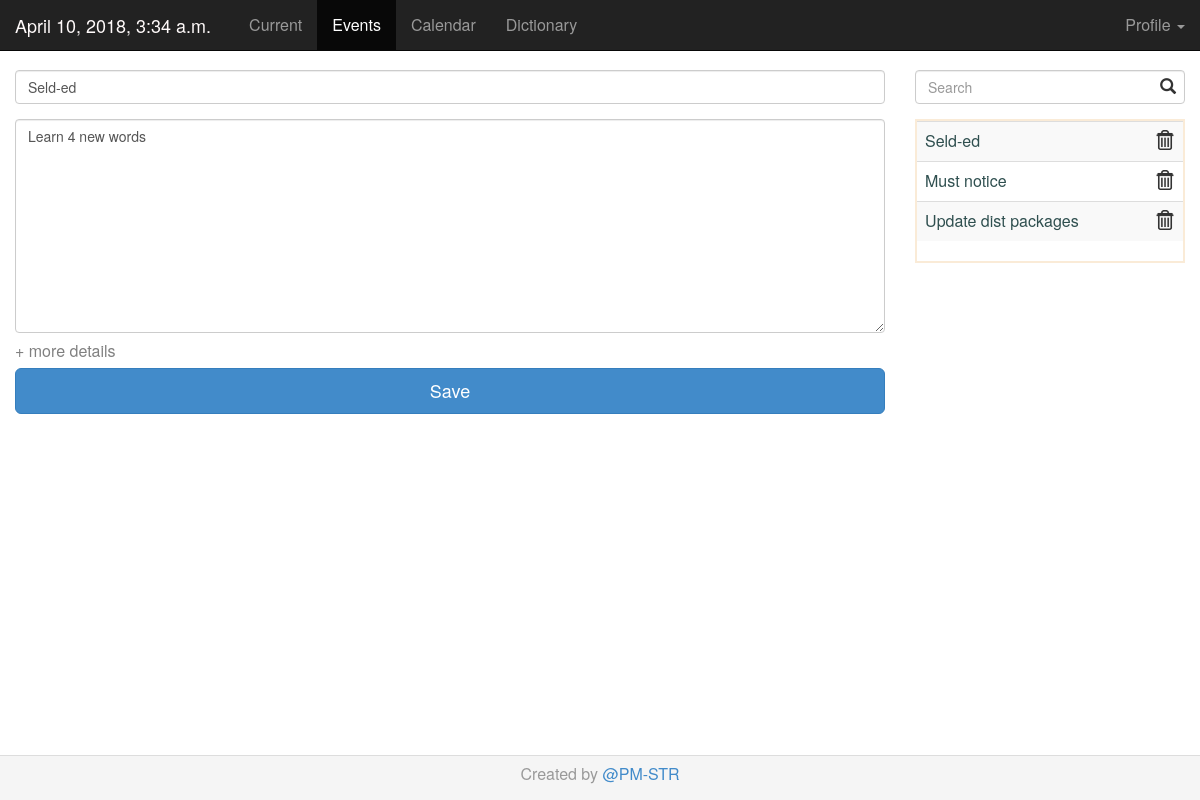
Page /home/change_event/1?next=/home/current/?tab=tasks on the committed database.
### app/home/models.py (models this page shows, shortened)
class Task(models.Model):
    user = models.ForeignKey(UserProfile, on_delete=models.SET_NULL, null=True, related_name='task_user')
    name = models.CharField(max_length=128, verbose_name='Name')
    description = models.TextField(blank=True, verbose_name='Description')
    date_created = models.DateTimeField(auto_now_add=True)
    date = models.DateField(verbose_name='Date of event', blank=True, null=True)
    start = models.TimeField(verbose_name='Time of event', blank=True, null=True)
    end = models.TimeField(verbose_name='Expiry time of event', blank=True, null=True)
    time_notice = models.TimeField(verbose_name='Time of notification', blank=True, null=True)
    date_notice = models.DateField(verbose_name='Date of notification', blank=True, null=True)
    repeat = models.CharField(max_length=10, verbose_name='Retry time of the event', choices=PERIODS,
                              default=PERIODS[0][0])
    last_request = models.DateField(verbose_name="Last query time", default=datetime(1960, 1, 1))
    color = models.CharField(verbose_name='Color for this task', max_length=7, choices=COLORS,
                             default=COLORS[0][0])
    notice = models.BooleanField(verbose_name='Notice', default=False)
    def is_request_today(self):
        return True if self.last_request == datetime.today().date() else False
    is_request_today.boolean = True

### app/home/views.py (the view, shortened to what this page needs)
# urls.py: url(r'^change_event/(?P<pk>\d+)', ChangeEvent.as_view(app_header='Change event'), name='change_event'),
class ChangeEvent(AppContextMixin, UpdateView):
    form_class = TaskForm
    model = Task
    template_name = 'add_event/content.html'
    def get_object(self, queryset=None):
        try:
            instance = Task.objects.get(pk=self.kwargs['pk'])
        except ObjectDoesNotExist:
            return None
        return instance
    def get_context_data(self, *args, **kwargs):
        kwargs = super(ChangeEvent, self).get_context_data(*args, **kwargs)
        kwargs['all_events'] = Task.objects.all()
        return kwargs

### app/home/forms.py
class TaskForm(forms.ModelForm):
    class Meta:
        model = Task
        fields = ('name', 'description', 'date', 'start', 'end', 'date_notice', 'time_notice', 'repeat', 'color')
        widgets = {
            'name': forms.TextInput(attrs={'class': 'form-control', 'placeholder': 'Name'}),
            'description': forms.Textarea(attrs={'class': 'form-control', 'placeholder': 'Description'}),
            'date': forms.DateInput(attrs={'class': 'input-calendar form-control', 'placeholder': 'Date'}),
            'start': forms.TimeInput(attrs={'class': 'form-control time', 'placeholder': 'Start time'}),
            'end': forms.TimeInput(attrs={'class': 'form-control time', 'placeholder': 'End time'}),
            'time_notice': forms.TimeInput(attrs={'class': 'form-control time', 'placeholder': 'Time notice'}),
            'date_notice': forms.DateInput(
                attrs={'class': 'input-calendar form-control', 'placeholder': 'Date notice'}),
            'repeat': forms.Select(attrs={'class': 'form-control'}),
            'color': forms.Select(attrs={'class': 'form-control'})
        }

### app/contrib/mixins.py (called while the page is built)
    def current_words(self):
        now = datetime.today()
        try:
            objects = Word.objects.filter(last_request__date=now.date()).order_by('-last_request')
            return objects
        except Exception as r:
            print(r)
            return ''

    def get_context_data(self, *args, **kwargs):
        context = super(AppContextMixin, self).get_context_data(**kwargs)
        context['app_header'] = self.app_header
        context['datetime'] = timezone.now()
        a = datetime.today().date()
        context['date'] = "{:%Y-%m-%d}".format(a)
        context['current_words'] = self.current_words()
        return context

### template/add_event/content.html (shortened to what this page needs)
{% extends 'base/base_page.html' %}
{% load static %}
{% block css %}
  {{ block.super }}
  <link rel="stylesheet" type="text/css" href="{% static 'assets/datepicker/css/pignose.calendar.css' %}">
{% endblock %}
{% block inner %}
  <div class="col-lg-9">
    {% include 'add_event/form.html' %}
    <br>
  </div>
  <div class="col-lg-3">
    <div class="form-group has-feedback">
      <input class="form-control" type="text" id="search" name="search" placeholder="Search"/>
    </div>
    <div id="search-results">
      {% include 'add_event/objects.html' %}
    </div>
  </div>
{% endblock %}

### template/add_event/form.html (shortened to what this page needs)
<form method="post">
  <div class="form-group">
    <span>{{ form.name }}</span>
  </div>
  <p>{{ form.description }}</p>
  <a data-toggle="collapse" data-parent="#collapse-group" href="#el1"><span
          style="color:grey;">+ more details</span></a>
  <button style="margin-top: 9px;" type="submit" class="btn btn-lg btn-primary center-block btn-block">Save</button>
</form>

### template/add_event/objects.html (shortened to what this page needs)
{% load static %}
<div class="list-group pre-scrollable whole-table">
  <table class="table table-striped table-hover">
    {% for event in all_events %}
        <tr>
          <td><a style="color:darkslategray" href="{% url 'home:change_event' event.pk %}">{{ event.name }}</a></td>
          <td>
            <form method="post" action="{% url 'home:delete_event' event.pk %}">
              <input type="image" src="{% static 'img/delete.png' %}" align="right" width="20px;" alt="Submit Form"/>
            </form>
          </td>
        </tr>
    {% empty %}
      <tr>
        <td style="color:darkslategray">There are nothing.</td>
      </tr>
    {% endfor %}
  </table>
</div>

### static/css/footer.css (style rules this page uses)
html { position: relative; min-height: 100%; }
body { margin-bottom: 70px; }

### static/css/style.css (style rules this page uses)
body { padding-top: 70px; }
* { font-size: 16px; line-height: 1; }
table { width: 100%; border-collapse:separate; }

### template/add_event/objects.html (style rules this page uses)
.whole-table { overflow-y: auto; height: auto; max-height: 440px; border: 2px solid antiquewhite; }

### rows in the picture
Task: name "Seld-ed", description "Learn 4 new words"
Task: name "Must notice"
Task: name "Update dist packages"

### other values in the picture
{{ datetime }} "April 10, 2018, 3:34 a.m."
